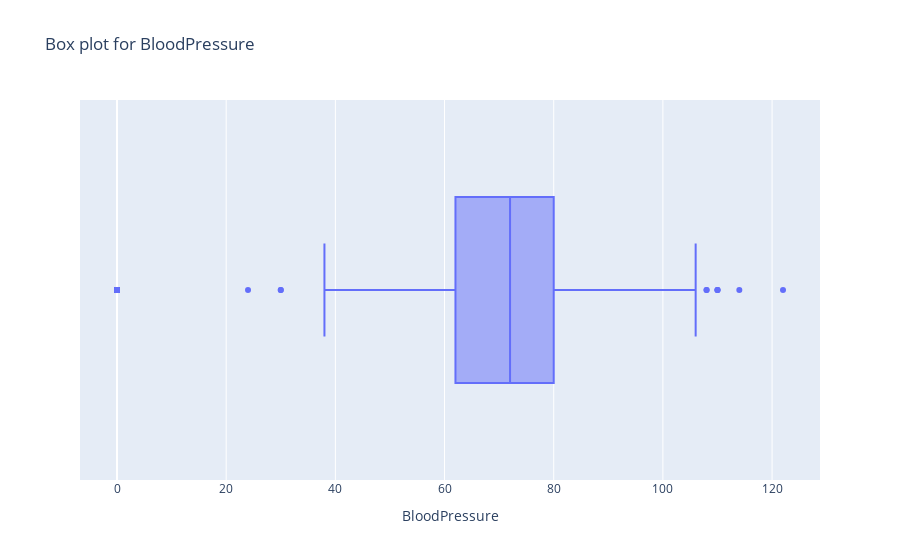

Notebook source saved alongside this figure:
### Markdown cell above
#### 4. BloodPressure

### Code cell
make_box_plot(df,"BloodPressure")

### Figure 1 — Plotly figure (JSON) as saved in the notebook; plotly's stock layout.template omitted (floating-point values rounded to 4 significant figures; data arrays with more than 128 entries replaced by an {"elided": "..."} marker saying what was removed)
{"data": [{"alignmentgroup": "True", "boxpoints": "outliers", "hovertemplate": "BloodPressure=%{x}<extra></extra>", "legendgroup": "", "marker": {"color": "#636efa"}, "name": "", "notched": false, "offsetgroup": "", "orientation": "h", "showlegend": false, "type": "box", "x": {"elided": "768 int values"}, "x0": " ", "xaxis": "x", "y0": " ", "yaxis": "y"}], "layout": {"autosize": true, "boxmode": "group", "legend": {"tracegroupgap": 0}, "title": {"text": "Box plot for BloodPressure"}, "xaxis": {"anchor": "y", "autorange": true, "domain": [0, 1], "range": [-6.778, 128.8], "title": {"text": "BloodPressure"}, "type": "linear"}, "yaxis": {"anchor": "x", "autorange": true, "domain": [0, 1], "range": [-0.5, 0.5], "type": "category"}}}
